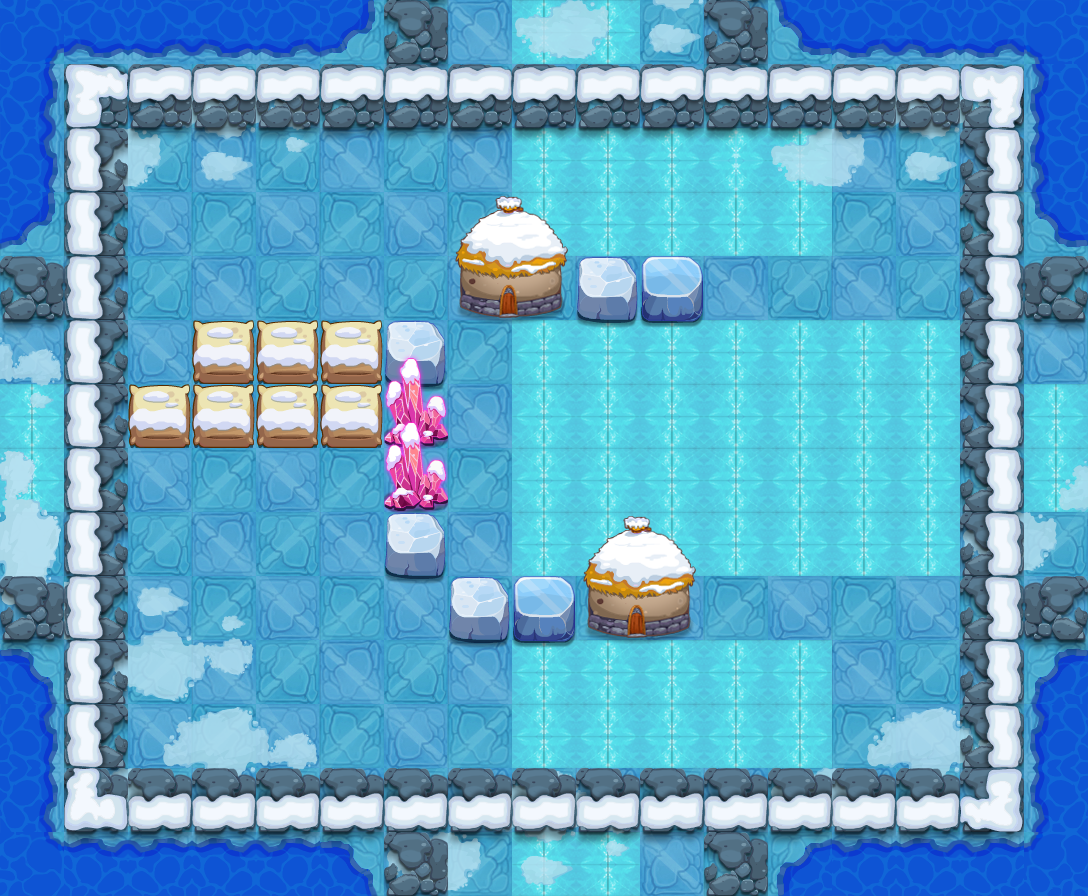

This is a level from a 2D game, rendered from its Tiled map with the project's own tilesets. A one-line summary and the map file follow, with tile-layer data summarised:
An orthogonal 17x14 tile map with 64x64 px tiles, 11 tile layers (PASS, 块层 2, 块层 17, 块层 16, ...) and 11 objects (7x TRAP, 3x bjx3, PLAYER).

<map version="1.0" orientation="orthogonal" width="17" height="14" tilewidth="64" tileheight="64">
 <properties>
  <property name="DESTRY1" value="96" />
  <property name="DESTRY2" value="98" />
  <property name="DESTRY3" value="219" />
  <property name="DESTRY4" value="119" />
  <property name="DESTRY_COUNT" value="4" />
  <property name="EXP" value="1310" />
  <property name="ITEM" value="D051" />
  <property name="LOSE_SCRIPT" value="" />
  <property name="MONEY" value="1965" />
  <property name="START_SCRIPT" value="" />
  <property name="WIN_SCRIPT" value="" />
 </properties>
 <tileset firstgid="1" name="jdbl2" tilewidth="64" tileheight="64">
  <image source="jdbl2-hd.png" width="1000" height="1000" />
 </tileset>
 <layer name="PASS" width="17" height="14">
  <data>[238 cells, 129 non-empty, 10 distinct tile ids]</data>
 </layer>
 <layer name="块层 2" width="17" height="14">
  <data>[238 cells, 152 non-empty, 13 distinct tile ids]</data>
 </layer>
 <layer name="块层 17" width="17" height="14">
  <data>[238 cells, 42 non-empty, 8 distinct tile ids]</data>
 </layer>
 <layer name="块层 16" width="17" height="14">
  <data>[238 cells, 70 non-empty, 6 distinct tile ids]</data>
 </layer>
 <layer name="块层 3" width="17" height="14">
  <data>[238 cells, 58 non-empty, 1 distinct tile ids]</data>
 </layer>
 <layer name="块层 4" width="17" height="14">
  <data>[238 cells, 50 non-empty, 2 distinct tile ids]</data>
 </layer>
 <layer name="块层 5" width="17" height="14">
  <data>[238 cells, 19 non-empty, 6 distinct tile ids]</data>
 </layer>
 <layer name="SHELTER 8" width="17" height="14">
  <data>[238 cells, 2 non-empty, 2 distinct tile ids]</data>
 </layer>
 <layer name="SHELTER 6" width="17" height="14">
  <data>[238 cells, 1 non-empty, 1 distinct tile ids]</data>
 </layer>
 <layer name="SHELTER 5" width="17" height="14">
  <data>[238 cells, 1 non-empty, 1 distinct tile ids]</data>
 </layer>
 <layer name="SHELTER 3" width="17" height="14">
  <data>[238 cells, 2 non-empty, 2 distinct tile ids]</data>
 </layer>
 <objectgroup name="对象层 1" width="34" height="28">
  <object name="PLAYER" type="PLAYER" x="128" y="128" width="64" height="64" />
  <object name="bjx3" x="192" y="640" width="64" height="64">
   <properties>
    <property name="buff_type" value="ice_shell" />
    <property name="lua_ai" value="monster_bjx_ai" />
    <property name="quality" value="bjx3.quality" />
   </properties>
  </object>
  <object name="bjx3" x="320" y="448" width="64" height="64">
   <properties>
    <property name="buff_type" value="ice_shell" />
    <property name="lua_ai" value="monster_bjx_ai" />
    <property name="quality" value="bjx3.quality" />
   </properties>
  </object>
  <object name="bjx3" x="832" y="448" width="64" height="64">
   <properties>
    <property name="buff_type" value="ice_shell" />
    <property name="lua_ai" value="monster_bjx_ai" />
    <property name="quality" value="bjx3.quality" />
   </properties>
  </object>
  <object name="staff_driger_control" type="TRAP" x="0" y="832" width="64" height="64">
   <properties>
    <property name="trap_delay" value="10" />
    <property name="trap_id" value="0" />
    <property name="trap_script" value="trap(&quot;staff_driger&quot;):setOpened(true);" />
    <property name="trap_start_mode" value="2" />
    <property name="trap_state" value="open" />
   </properties>
  </object>
  <object name="staff_driger" type="TRAP" x="448" y="448" width="64" height="64">
   <properties>
    <property name="trap_ani" value="driger.actor" />
    <property name="trap_floor" value="true" />
    <property name="trap_id" value="0" />
    <property name="trap_script" value="target(&quot;PLAYER&quot;):setCurrentUseSkill(  make_fire_staff_skill()  );target(&quot;PLAYER&quot;):setEffectAnimateName(&quot;find_player.ani&quot;);trap(&quot;staff_driger&quot;):setOpened(false)" />
    <property name="trap_start_mode" value="0" />
    <property name="trap_state" value="open" />
   </properties>
  </object>
  <object name="ice_road" type="TRAP" x="512" y="640" width="320" height="128">
   <properties>
    <property name="lua_ai" value="ice_road_ai" />
   </properties>
  </object>
  <object name="ice_road" type="TRAP" x="512" y="128" width="320" height="128">
   <properties>
    <property name="lua_ai" value="ice_road_ai" />
   </properties>
  </object>
  <object name="ice_road" type="TRAP" x="512" y="320" width="448" height="256">
   <properties>
    <property name="lua_ai" value="ice_road_ai" />
   </properties>
  </object>
  <object name="zi_dan_down1" type="TRAP" x="704" y="128" width="64" height="64">
   <properties>
    <property name="trap_ani" value="fire_cat_down.actor" />
    <property name="trap_delay" value="2" />
    <property name="trap_id" value="0" />
    <property name="trap_script" value="trap(&quot;zi_dan_down1&quot;):setAtkPower(target(&quot;PLAYER&quot;):getHP()*0.1);trap(&quot;zi_dan_down1&quot;):turnDown(); trap(&quot;zi_dan_down1&quot;):getAI():getActions():addObject( AIUseSkill:create(   SkillLua:create(&quot;skill_0001&quot;)  )  );" />
    <property name="trap_start_mode" value="2" />
    <property name="trap_state" value="open" />
   </properties>
  </object>
  <object name="zi_dan_up1" type="TRAP" x="832" y="704" width="64" height="64">
   <properties>
    <property name="trap_ani" value="fire_cat_up.actor" />
    <property name="trap_delay" value="2" />
    <property name="trap_id" value="0" />
    <property name="trap_script" value="trap(&quot;zi_dan_up1&quot;):setAtkPower(target(&quot;PLAYER&quot;):getHP()*0.1);trap(&quot;zi_dan_up1&quot;):turnUp(); trap(&quot;zi_dan_up1&quot;):getAI():getActions():addObject( AIUseSkill:create(   SkillLua:create(&quot;skill_0001&quot;)  )  );" />
    <property name="trap_start_mode" value="2" />
    <property name="trap_state" value="open" />
   </properties>
  </object>
 </objectgroup>
</map>
